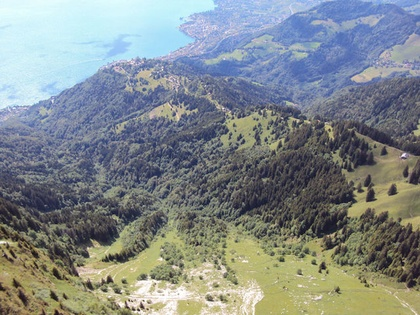
%> input picture Assignment 2/Q4/input/ledge/1.JPG, 420 x 315 px, shrunk from 640 x 480 before the run; its folder holds 3 pictures in this run
$ octave myMainScript.m   (GNU Octave 9; MATLAB toolbox functions it lacks are replaced by stand-ins)
%> lines starting %> are read from the running program, lines starting %| are printed output that depends on the picture
%% MyMainScript
clear;

%% Setting the color scale
my_num_of_colors = 256;
col_scale =  [0:1/(my_num_of_colors-1):1]';
my_color_scale = [col_scale,col_scale,col_scale];
is_color = 1;

tic;
%% Your code here

folder_path = '../input/ledge/';
listing = dir(folder_path);

img1 = imread(strcat(folder_path,'1.jpg'));
%> img1 is the input picture: size 315x420x3 uint8; mean R, G, B 130.4, 137.8, 139.1
img2 = imread(strcat(folder_path,'2.jpg'));
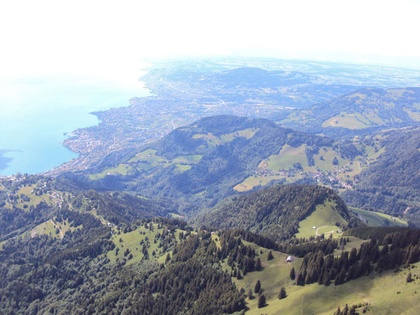
%> input picture Assignment 2/Q4/input/ledge/2.JPG, 420 x 315 px, shrunk from 640 x 480 before the run
%> img2 is the input picture: size 315x420x3 uint8; mean R, G, B 157.5, 167.5, 182.4

flag_3 = true;

img3 = img2;
if size(listing,1) - 2 == 3
	img3 = imread(strcat(folder_path,'3.jpg'));
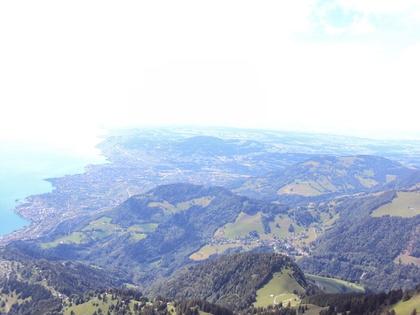
%> input picture Assignment 2/Q4/input/ledge/3.JPG, 420 x 315 px, shrunk from 640 x 480 before the run
%> img3 is the input picture: size 315x420x3 uint8; mean R, G, B 190, 199.6, 215.8
else
	flag_3 = false;
end

img1gray = rgb2gray(img1);
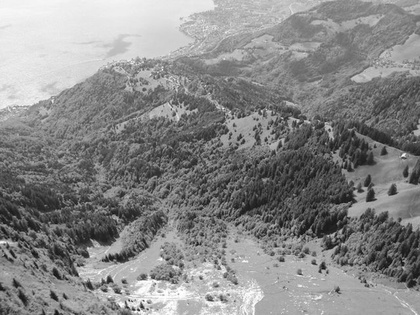
%> img1gray: size 315x420 uint8; min 10, max 255, mean 135.7
img2gray = rgb2gray(img2);
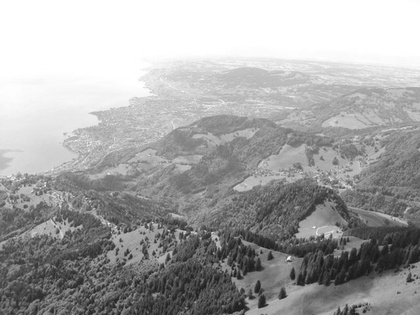
%> img2gray: size 315x420 uint8; min 19, max 255, mean 166.2
img3gray = rgb2gray(img3);
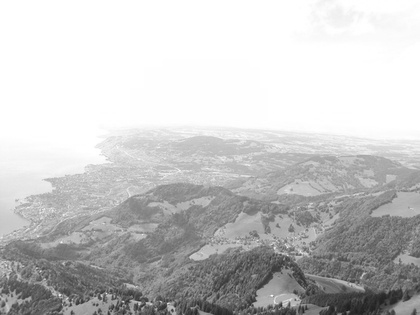
%> img3gray: size 315x420 uint8; min 24, max 255, mean 198.6

% savefig(my_color_scale,img1,"1",is_color)

% Detect SURF Features
%> (the run ends here)
